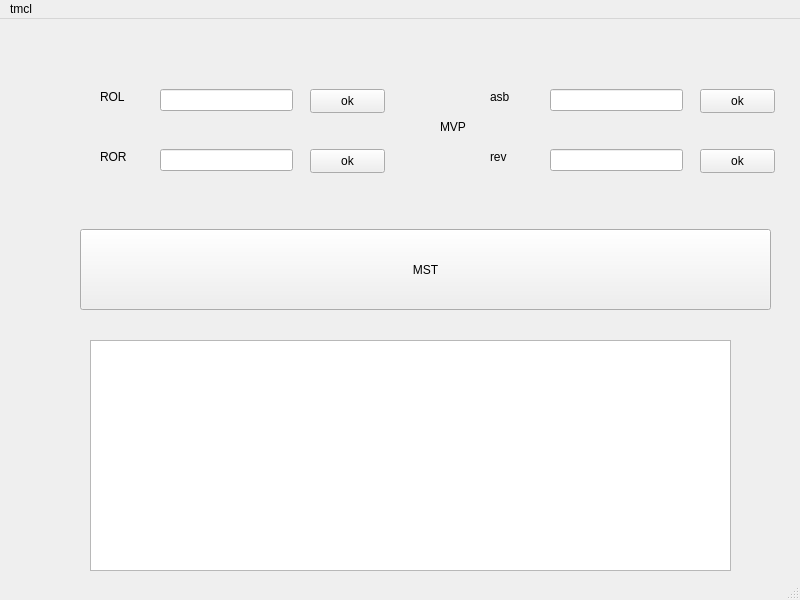
<?xml version="1.0" encoding="UTF-8"?>
<ui version="4.0">
 <class>MainWindow</class>
 <widget class="QMainWindow" name="MainWindow">
  <property name="geometry">
   <rect>
    <x>0</x>
    <y>0</y>
    <width>800</width>
    <height>600</height>
   </rect>
  </property>
  <property name="windowTitle">
   <string>MainWindow</string>
  </property>
  <widget class="QWidget" name="centralwidget">
   <widget class="QPushButton" name="pushButton">
    <property name="geometry">
     <rect>
      <x>310</x>
      <y>70</y>
      <width>75</width>
      <height>24</height>
     </rect>
    </property>
    <property name="text">
     <string>ok</string>
    </property>
   </widget>
   <widget class="QLabel" name="label">
    <property name="geometry">
     <rect>
      <x>100</x>
      <y>70</y>
      <width>48</width>
      <height>16</height>
     </rect>
    </property>
    <property name="text">
     <string>ROL</string>
    </property>
   </widget>
   <widget class="QLineEdit" name="lineEdit">
    <property name="geometry">
     <rect>
      <x>160</x>
      <y>70</y>
      <width>133</width>
      <height>22</height>
     </rect>
    </property>
    <property name="styleSheet">
     <string notr="true"/>
    </property>
    <property name="inputMethodHints">
     <set>Qt::ImhDate</set>
    </property>
    <property name="clearButtonEnabled">
     <bool>false</bool>
    </property>
   </widget>
   <widget class="QPushButton" name="pushButton_2">
    <property name="geometry">
     <rect>
      <x>310</x>
      <y>130</y>
      <width>75</width>
      <height>24</height>
     </rect>
    </property>
    <property name="text">
     <string>ok</string>
    </property>
   </widget>
   <widget class="QLabel" name="label_2">
    <property name="geometry">
     <rect>
      <x>100</x>
      <y>130</y>
      <width>48</width>
      <height>16</height>
     </rect>
    </property>
    <property name="text">
     <string>ROR</string>
    </property>
   </widget>
   <widget class="QLineEdit" name="lineEdit_2">
    <property name="geometry">
     <rect>
      <x>160</x>
      <y>130</y>
      <width>133</width>
      <height>22</height>
     </rect>
    </property>
    <property name="inputMethodHints">
     <set>Qt::ImhDate</set>
    </property>
    <property name="clearButtonEnabled">
     <bool>false</bool>
    </property>
   </widget>
   <widget class="QLineEdit" name="lineEdit_3">
    <property name="geometry">
     <rect>
      <x>550</x>
      <y>70</y>
      <width>133</width>
      <height>22</height>
     </rect>
    </property>
    <property name="inputMethodHints">
     <set>Qt::ImhDate</set>
    </property>
    <property name="clearButtonEnabled">
     <bool>false</bool>
    </property>
   </widget>
   <widget class="QLabel" name="label_3">
    <property name="geometry">
     <rect>
      <x>490</x>
      <y>70</y>
      <width>48</width>
      <height>16</height>
     </rect>
    </property>
    <property name="text">
     <string>asb</string>
    </property>
   </widget>
   <widget class="QPushButton" name="pushButton_3">
    <property name="geometry">
     <rect>
      <x>700</x>
      <y>70</y>
      <width>75</width>
      <height>24</height>
     </rect>
    </property>
    <property name="text">
     <string>ok</string>
    </property>
   </widget>
   <widget class="QLineEdit" name="lineEdit_4">
    <property name="geometry">
     <rect>
      <x>550</x>
      <y>130</y>
      <width>133</width>
      <height>22</height>
     </rect>
    </property>
    <property name="inputMethodHints">
     <set>Qt::ImhDate</set>
    </property>
    <property name="clearButtonEnabled">
     <bool>false</bool>
    </property>
   </widget>
   <widget class="QLabel" name="label_4">
    <property name="geometry">
     <rect>
      <x>490</x>
      <y>130</y>
      <width>48</width>
      <height>16</height>
     </rect>
    </property>
    <property name="text">
     <string>rev</string>
    </property>
   </widget>
   <widget class="QPushButton" name="pushButton_4">
    <property name="geometry">
     <rect>
      <x>700</x>
      <y>130</y>
      <width>75</width>
      <height>24</height>
     </rect>
    </property>
    <property name="text">
     <string>ok</string>
    </property>
   </widget>
   <widget class="QLabel" name="label_5">
    <property name="geometry">
     <rect>
      <x>440</x>
      <y>100</y>
      <width>48</width>
      <height>16</height>
     </rect>
    </property>
    <property name="text">
     <string>MVP</string>
    </property>
   </widget>
   <widget class="QPushButton" name="pushButton_5">
    <property name="geometry">
     <rect>
      <x>80</x>
      <y>210</y>
      <width>691</width>
      <height>81</height>
     </rect>
    </property>
    <property name="text">
     <string>MST</string>
    </property>
   </widget>
   <widget class="QTextBrowser" name="textBrowser">
    <property name="geometry">
     <rect>
      <x>90</x>
      <y>321</y>
      <width>641</width>
      <height>231</height>
     </rect>
    </property>
   </widget>
  </widget>
  <widget class="QMenuBar" name="menubar">
   <property name="geometry">
    <rect>
     <x>0</x>
     <y>0</y>
     <width>800</width>
     <height>22</height>
    </rect>
   </property>
   <widget class="QMenu" name="menutmcl">
    <property name="title">
     <string>tmcl</string>
    </property>
   </widget>
   <addaction name="menutmcl"/>
  </widget>
  <widget class="QStatusBar" name="statusbar"/>
 </widget>
 <resources/>
 <connections/>
</ui>
